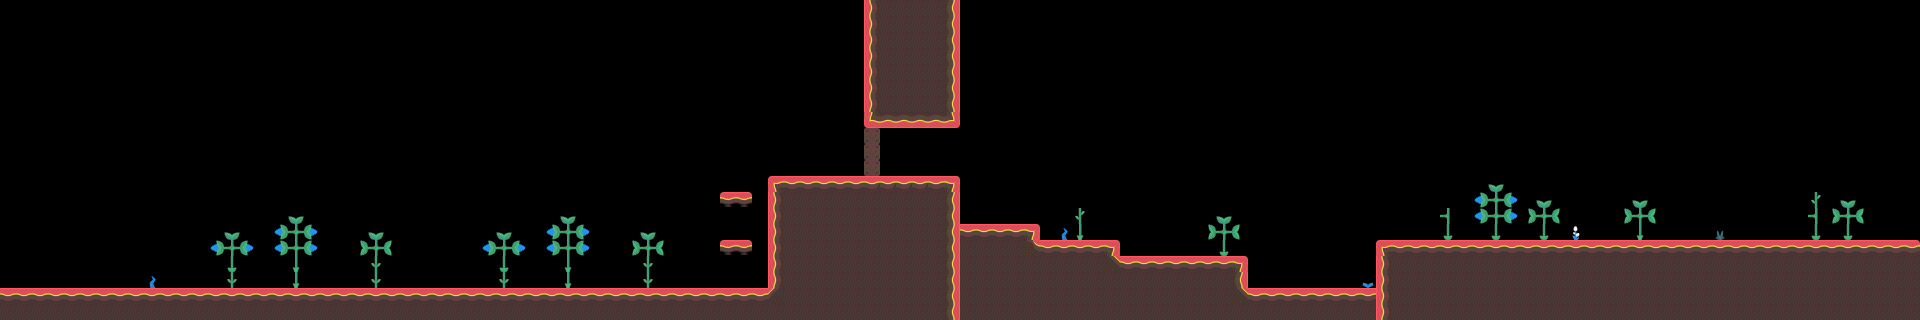

Below is a game level as drawn by its tile map, then a one-line description and the .tmx that defines it (tile-layer data replaced by summaries):
An orthogonal 120x20 tile map with 16x16 px tiles, 2 tile layers (tileLayer, elementLayer), 2 tilesets and 19 objects (4x jump, 3x jumper, 3x destroy, 2x walker, lee, ...).

<map version="1.2" tiledversion="1.3.0" orientation="orthogonal" renderorder="right-down" compressionlevel="0" width="120" height="20" tilewidth="16" tileheight="16" infinite="0" nextlayerid="7" nextobjectid="114">
    <tileset firstgid="1" name="world2" tilewidth="16" tileheight="16" spacing="4" margin="2" tilecount="39" columns="39">
        <image source="world2.png" width="780" height="20" />
    </tileset>
    <tileset firstgid="40" name="elements1" tilewidth="16" tileheight="16" spacing="4" margin="2" tilecount="40" columns="40">
        <image source="elements1.png" width="800" height="20" />
    </tileset>
    <layer id="1" name="tileLayer" width="120" height="20">
        <data>[2400 cells, 532 non-empty, 17 distinct tile ids]</data>
    </layer>
    <objectgroup id="2" name="gameObjects">
        <object id="1" name="lee" x="32" y="256" width="16" height="32" />
        <object id="1" name="larry" x="32" y="256" width="16" height="32" />
        <object id="53" name="exit" x="1888" y="192" width="32" height="48" />
        <object id="83" name="walker" x="736" y="256" width="16" height="32" />
        <object id="95" name="walker" x="1344" y="256" width="16" height="32" />
        <object id="111" name="jumper" x="1680" y="208" width="16" height="32" />
        <object id="112" name="jumper" x="1632" y="208" width="16" height="32" />
        <object id="113" name="jumper" x="1584" y="208" width="16" height="32" />
    </objectgroup>
    <objectgroup id="6" name="infoObjects">
        <object id="76" name="tutorial-w1l0-1" x="96" y="208" width="16" height="16" />
        <object id="77" name="tutorial-w1l0-3" x="656" y="176" width="16" height="16" />
        <object id="79" name="tutorial-w1l0-2" x="336" y="208" width="16" height="16" />
        <object id="106" name="tutorial-w1l0-4" x="816" y="128" width="16" height="16" />
    </objectgroup>
    <objectgroup id="5" name="interactionObjects">
        <object id="103" name="destroy" x="864" y="128" width="16" height="16" />
        <object id="104" name="destroy" x="864" y="144" width="16" height="16" />
        <object id="105" name="destroy" x="864" y="160" width="16" height="16" />
        <object id="107" name="jump" x="720" y="192" width="16" height="16" />
        <object id="108" name="jump" x="736" y="192" width="16" height="16" />
        <object id="109" name="jump" x="720" y="240" width="16" height="16" />
        <object id="110" name="jump" x="736" y="240" width="16" height="16" />
    </objectgroup>
    <layer id="4" name="elementLayer" width="120" height="20">
        <data>[2400 cells, 82 non-empty, 15 distinct tile ids]</data>
    </layer>
</map>
